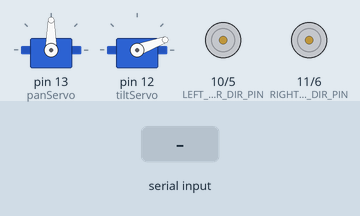
Recording of a sketch running on a simulated Arduino Uno, built with avr-gcc and run on an emulated ATmega328P. Shown: 2 × servo, direction and speed pins drawn as motors (green arrow = direction pin HIGH = forward, orange = LOW = backward, longer = more drive). The test bench sets the inputs (shaded band). What the sketch prints to the serial monitor is not drawn.

Above: at 1.2 s.
1.3 s: "90,45,200\n" received over Serial
At 2.4 s:
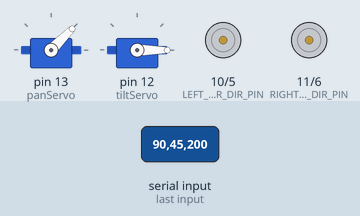
2.8 s: "F90\n" received over Serial
At 3.3 s:
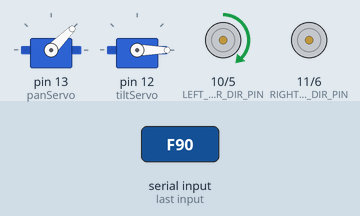
4.3 s: "F,45\n" received over Serial
At 5.5 s:
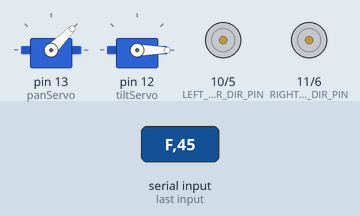
5.8 s: "1,90,45\n" received over Serial
At 7.0 s:
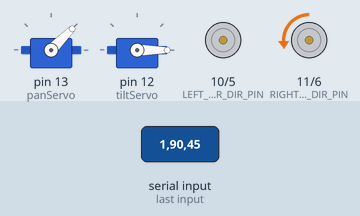
Timing chart, 0 to 8.3 s (numbered marks = the images above; inputs shaded):
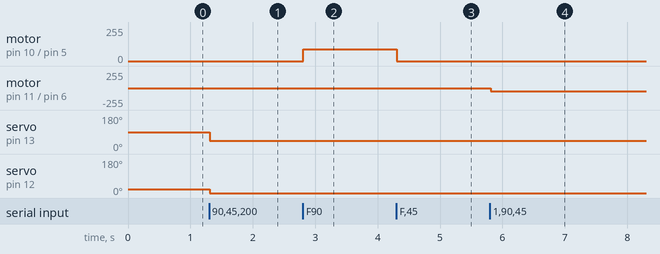

The sketch:

ControlMotors.ino
```cpp
#include <Servo.h>

String inputString = "";
boolean stringComplete = false;

const int LEFT_MOTOR_DIR_PIN = 10; //Indiquer le numéro des pins pour les moteurs
const int LEFT_MOTOR_PWM_PIN = 5;
const int RIGHT_MOTOR_DIR_PIN = 11;
const int RIGHT_MOTOR_PWM_PIN = 6;

Servo panServo; //Créer un objet par servomoteur
Servo tiltServo;

void setup(){
  Serial.begin(9600);
  pinMode( LEFT_MOTOR_DIR_PIN, OUTPUT);
  pinMode( LEFT_MOTOR_PWM_PIN, OUTPUT);
  pinMode( RIGHT_MOTOR_DIR_PIN, OUTPUT);
  pinMode( RIGHT_MOTOR_PWM_PIN, OUTPUT);

  panServo.attach(13);
  tiltServo.attach(12);

  analogWrite( LEFT_MOTOR_PWM_PIN, 0);
  analogWrite( RIGHT_MOTOR_PWM_PIN, 0);

  panServo.write(90);
  tiltServo.write(20);
}

void loop(){
  if(stringComplete){
    Serial.println(inputString);

    // Récupérer chaque information de la chaine recue

    char leftMotorDir_char = inputString.charAt(0);
    String leftMotorSpeed_string = inputString.substring(1,4);

    char rightMotorDir_char = inputString.charAt(4);
    String rightMotorSpeed_string = inputString.substring(5,8);

    String panPosition_string = inputString.substring(8,11);
    String tiltPosition_string = inputString.substring(11,14);

    Serial.println(leftMotorDir_char);
    Serial.println(leftMotorSpeed_string);
    Serial.println(rightMotorDir_char);
    Serial.println(rightMotorSpeed_string);

    int leftMotorSpeed = leftMotorSpeed_string.toInt();
    int rightMotorSpeed = rightMotorSpeed_string.toInt();
    int panPosition = panPosition_string.toInt();
    int tiltPosition = tiltPosition_string.toInt();

    if (leftMotorDir_char == 'F')
    {
      digitalWrite( LEFT_MOTOR_DIR_PIN, HIGH);
    }
    else
    {
      digitalWrite( LEFT_MOTOR_DIR_PIN, LOW);
    }

    if (rightMotorDir_char == 'F')
    {
      digitalWrite( RIGHT_MOTOR_DIR_PIN, HIGH);
    }
    else
    {
      digitalWrite( RIGHT_MOTOR_DIR_PIN, LOW);
    }

    analogWrite( LEFT_MOTOR_PWM_PIN, leftMotorSpeed);
    analogWrite( RIGHT_MOTOR_PWM_PIN, rightMotorSpeed);

    if (panPosition > 135)
    {
      panPosition = 135;
    }

    if (panPosition < 45)
    {
      panPosition = 45;
    }

    if (tiltPosition > 90)
    {
      tiltPosition = 90;
    }

    if (tiltPosition < 0)
    {
      tiltPosition = 0;
    }


    panServo.write(panPosition);
    tiltServo.write(tiltPosition);

    inputString = "";
    stringComplete = false;
  }
}

void serialEvent(){
  //Tant que Serial recoit quelque chose, construire la chaine avec chaque caractère recu

  while (Serial.available()){
    char inChar = (char)Serial.read();
    inputString += inChar;

    if (inChar == '\n') {
      stringComplete = true; //Pour lancer les instructions de loop()
    }
  }
}
```

Measured:
- after the input at 1.3 s, servo on pin 13 (panServo): 90° → 45° at once; servo on pin 12 (tiltServo): 20° → 0° at once
- after the input at 2.8 s, motor on pin 10 (LEFT_MOTOR_DIR_PIN) / pin 5 (LEFT_MOTOR_PWM_PIN): stopped → forward 90/255 at once
- after the input at 4.3 s, motor on pin 10 (LEFT_MOTOR_DIR_PIN) / pin 5 (LEFT_MOTOR_PWM_PIN): forward 90/255 → stopped at once
- after the input at 5.8 s, motor on pin 11 (RIGHT_MOTOR_DIR_PIN) / pin 6 (RIGHT_MOTOR_PWM_PIN): stopped → backward 45/255 at once
